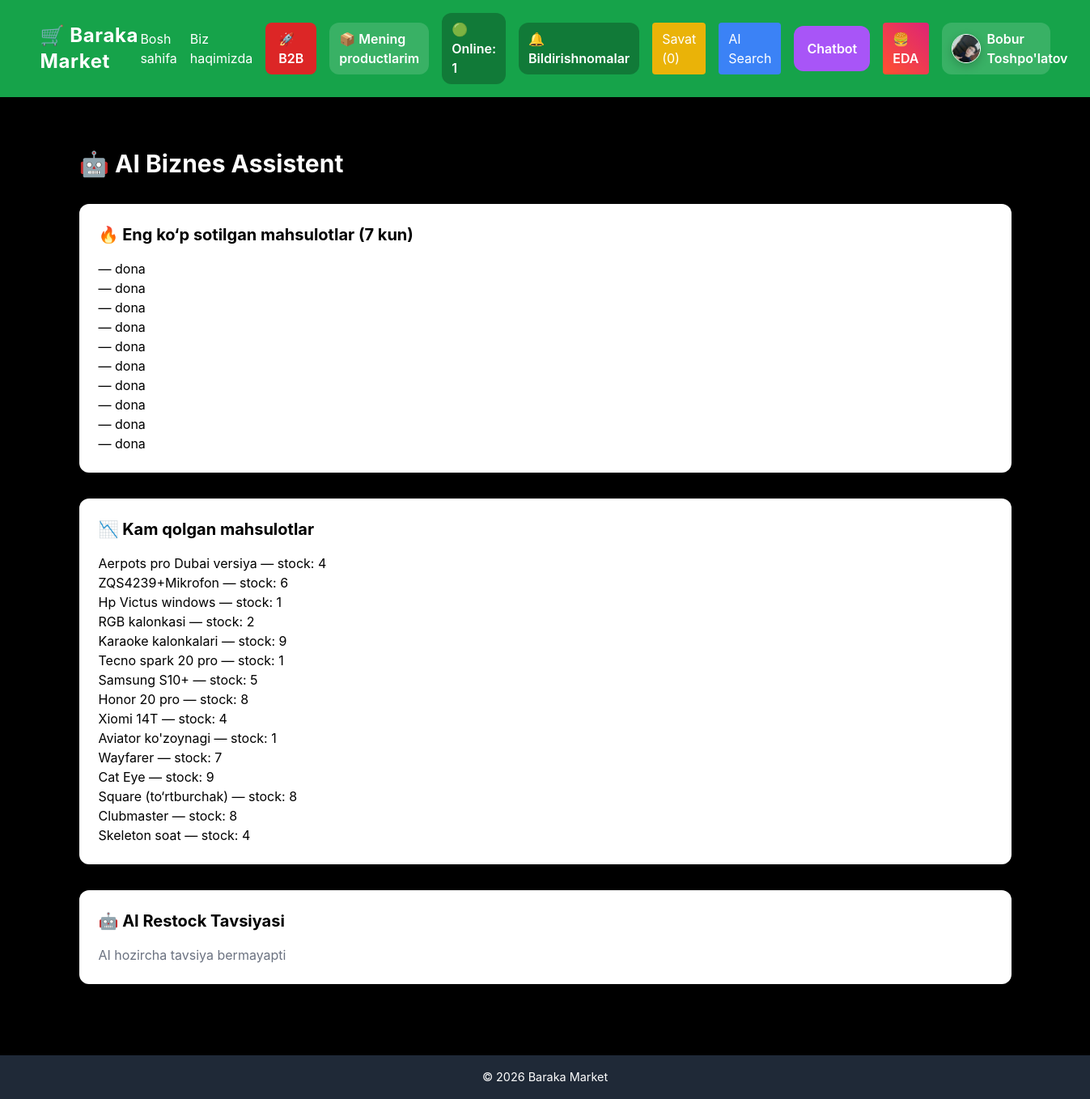
/b2b/ai-assistant/ (signed in), run on the app's committed database.
### my_ap_1/models.py (models this page shows, shortened)
class Profile(models.Model):
    ROLE_CHOICES = (
        ('customer', 'Customer'),
        ('retailer', 'Retailer'),
        ('distributor', 'Distributor'),
        ('supplier', 'Supplier'),
    )
    user = models.OneToOneField(User, on_delete=models.CASCADE)
    role = models.CharField(
        max_length=20,
        choices=ROLE_CHOICES,
        default='customer'
    )
    phone = models.CharField(max_length=20, blank=True, null=True)
    address = models.CharField(max_length=255, blank=True, null=True)
    image = models.ImageField(upload_to="profiles/", blank=True, null=True)
    is_online = models.BooleanField(default=False)
    last_seen = models.DateTimeField(blank=True, null=True)

class Product(models.Model):
    seller = models.ForeignKey(User, on_delete=models.CASCADE)
    name_uz = models.CharField(max_length=255)
    name_en = models.CharField(max_length=255, blank=True, null=True)
    name_ru = models.CharField(max_length=255, blank=True, null=True)
    description_uz = models.TextField(blank=True)
    description_en = models.TextField(blank=True, null=True)
    description_ru = models.TextField(blank=True, null=True)
    price = models.DecimalField(max_digits=10, decimal_places=2)
    stock = models.IntegerField(default=0)
    image = models.ImageField(upload_to="products/", blank=True, null=True)
    category = models.ForeignKey(Category, on_delete=models.CASCADE, null=True, blank=True)

### my_ap_1/views.py (the view)
# urls.py: path('b2b/ai-assistant/', views.ai_assistant, name='ai_assistant'),
@login_required
def ai_assistant(request):
    top_products = (
        OrderItem.objects.filter(order__retailer=request.user)
        .values("product__name_uz")
        .annotate(total_sold=Sum("quantity"))
        .order_by("-total_sold")[:10]
    )
    low_stock_products = Product.objects.filter(
        seller=request.user,
        stock__lt=10
    )
    predictions = calculate_restock_predictions(request.user)
    return render(
        request,
        "b2b/ai_assistant.html",
        {
            "top_products": top_products,
            "low_stock_products": low_stock_products,
            "predictions": predictions,
        },
    )

### my_ap_1/context_processors.py (called while the page is built)
def global_context(request):
    if request.user.is_authenticated:
        cart_count = CartItem.objects.filter(user=request.user).count()
    else:
        cart = request.session.get('cart', {})
        cart_count = sum(cart.values())
    lang = request.GET.get("lang")
    if lang in ["uz", "en", "ru"]:
        request.session["lang"] = lang
    current_lang = request.session.get("lang", "uz")
    t = TRANSLATIONS.get(current_lang, TRANSLATIONS["uz"])
    return {
        "cart_item_count": cart_count,
        "current_lang": current_lang,
        "t": t,
        "year": 2026
    }

def notifications_count(request):
    if request.user.is_authenticated:
        count = Notification.objects.filter(
            user=request.user,
            is_read=False
        ).count()
        return {"notifications_count": count}
    return {"notifications_count": 0}

### my_ap_1/views.py (called while the page is built, shortened)
def calculate_restock_predictions(user):
    predictions = []
    today = timezone.now().date()
    last_week = today - timedelta(days=7)
    products = Product.objects.all()
    for product in products:
        sales = OrderItem.objects.filter(
            order__retailer=user,
            product=product,
            order__created_at__date__gte=last_week,
        )
        total_sold = sales.aggregate(total=Sum("quantity"))["total"] or 0
        daily_avg = total_sold / 7 if total_sold else 0
        if daily_avg > 0:
            days_left = product.stock / daily_avg if daily_avg else 0
    return predictions

### my_ap_1/templates/b2b/ai_assistant.html
{% extends "base.html" %}
{% block content %}
<div class="p-10 text-white">
<h1 class="text-3xl font-bold mb-8">
🤖 AI Biznes Assistent
</h1>
<div class="bg-white !text-black p-6 rounded-xl mb-8">
<h2 class="text-xl font-bold mb-4">
🔥 Eng ko‘p sotilgan mahsulotlar (7 kun)
</h2>
<ul>
{% for p in top_products %}
<li>{{ p.product.name_uz }} — {{ p.total }} dona</li>
{% empty %}
<p class="text-gray-500">Ma’lumot yo‘q</p>
{% endfor %}
</ul>
</div>
<div class="bg-white !text-black p-6 rounded-xl mb-8">
<h2 class="text-xl font-bold mb-4">
📉 Kam qolgan mahsulotlar
</h2>
<ul>
{% for p in low_stock_products %}
<li>{{ p.name_uz }} — stock: {{ p.stock }}</li>
{% empty %}
<p class="text-gray-500">Hammasi yetarli</p>
{% endfor %}
</ul>
</div>
<div class="bg-white !text-black p-6 rounded-xl">
<h2 class="text-xl font-bold mb-4">
🤖 AI Restock Tavsiyasi
</h2>
<ul>
{% for item in predictions %}
<li class="mb-3">
📦 <b>{{ item.product.name_uz }}</b><br>
kunlik sotuv: {{ item.daily_avg }}<br>
tavsiya: {{ item.recommended }} dona
</li>
{% empty %}
<p class="text-gray-500">
AI hozircha tavsiya bermayapti
</p>
{% endfor %}
</ul>
</div>
</div>
{% endblock %}

### my_ap_1/templates/base.html (shortened to what this page needs)
{% load static %}
<!DOCTYPE html>
<html lang="uz">
<head>
    <script src="https://cdn.tailwindcss.com"></script>
    <link rel="stylesheet" href="{% static 'css/style.css' %}">
    <link rel="stylesheet" href="{% static 'css/ai_styles.css' %}">
</head>
<body class="bg-black flex flex-col min-h-screen">
<header class="bg-green-600 text-white shadow-md relative z-50">
    <div class="container mx-auto px-4 py-4">
        <div class="flex justify-between items-center">
            <a href="{% url 'home' %}" class="text-xl sm:text-2xl font-bold tracking-wide">
                🛒 Baraka Market
            </a>
            <nav class="hidden lg:flex items-center gap-4">
                <a href="{% url 'home' %}" class="hover:text-yellow-300 transition">
                    Bosh sahifa
                </a>
                <a href="{% url 'about' %}" class="hover:text-yellow-300 transition">
                    Biz haqimizda
                </a>
                <a href="{% url 'b2b_entry' %}"
                   class="bg-red-600 px-4 py-2 rounded-lg font-semibold text-white b2b-btn hover:bg-red-700 transition">
                    🚀 B2B
                </a>
                {% if request.user.is_authenticated %}
                    <a href="{% url 'my_products' %}"
                       class="bg-white/15 px-3 py-2 rounded-xl font-semibold hover:bg-white/25 transition">
                        📦 Mening productlarim
                    </a>
                {% endif %}
                <div class="bg-black/25 px-3 py-2 rounded-xl font-semibold">
                    🟢 Online: <span id="onlineUsersCount">0</span>
                </div>
                {% if request.user.is_authenticated %}
                    <a href="{% url 'notifications' %}"
                       class="relative bg-black/25 px-3 py-2 rounded-xl font-semibold hover:bg-black/35 transition">
                        🔔 Bildirishnomalar
                    </a>
                {% endif %}
                <a href="{% url 'cart_view' %}"
                   class="bg-yellow-500 px-3 py-2 rounded hover:bg-yellow-600 transition">
                    Savat ({{ cart_item_count }})
                </a>
                <a href="{% url 'search_ai' %}"
                   class="bg-blue-500 px-3 py-2 rounded hover:bg-blue-600 transition">
                    AI Search
                </a>
                <a href="{% url 'chatbot' %}"
                   class="bg-purple-500 px-4 py-4 rounded-xl font-semibold hover:bg-purple-600 transition flex items-center">
                    Chatbot
                </a>
                <a href="/eda/restaurants/"
                   class="eda-btn px-3 py-2 rounded text-white font-semibold hover:opacity-90 transition">
                    🍔 EDA
                </a>
                {% if request.user.is_authenticated %}
                    <a href="{% url 'profile_view' %}"
                       class="flex items-center gap-2 bg-white/15 px-3 py-2 rounded-xl hover:bg-white/25 transition">
                        {% if request.user.profile.image %}
                            <img src="{{ request.user.profile.image.url }}"
                                 class="w-9 h-9 rounded-full object-cover border border-white">
                        {% else %}
                            <div class="w-9 h-9 rounded-full bg-white text-green-700 flex items-center justify-center font-bold">
                                {{ request.user.first_name|default:request.user.username|first|upper }}
                            </div>
                        {% endif %}
                        <span class="font-semibold">
                            {% if request.user.first_name or request.user.last_name %}
                                {{ request.user.first_name }} {{ request.user.last_name }}
                            {% else %}
                                {{ request.user.username }}
                            {% endif %}
                        </span>
                    </a>
                {% else %}
                    <a href="{% url 'login' %}"
                       class="bg-white text-green-700 px-4 py-2 rounded-lg font-semibold">
                        Kirish
                    </a>
                {% endif %}
            </nav>
        </div>
    </div>
</header>
<main class="container mx-auto flex-1 py-6 px-4 sm:px-6 content-wrapper">
    {% block content %}{% endblock %}
</main>
<footer class="bg-gray-800 text-white text-center py-4 mt-6">
    <p>&copy; {{ year }} Baraka Market</p>
</footer>
</body>
</html>

### my_ap_1/static/css/style.css (style rules this page uses)
body { font-family: 'Inter', sans-serif; background-color: #f4f7f9; color: #333; }
header a { transition: color 0.3s; }
footer p { font-size: 0.9rem; }

### my_ap_1/static/css/ai_styles.css (style rules this page uses)
img { max-width: 100%; height: auto; border-radius: 12px; box-shadow: 0 4px 12px rgba(0,0,0,0.2); }

### my_ap_1/templates/base.html (style rules this page uses)
.content-wrapper { position: relative; z-index: 10; }
.b2b-btn { animation: b2bGlow 1.8s infinite; }
.eda-btn { background: linear-gradient(45deg, #ff512f, #dd2476); animation: edaGlow 2s infinite; }

### data on the page
Product: name_uz "Aerpots pro Dubai versiya", stock "4"
Product: name_uz "ZQS4239+Mikrofon", stock "6"
Product: name_uz "Hp Victus windows", stock "1"
Product: name_uz "RGB kalonkasi", stock "2"
Product: name_uz "Karaoke kalonkalari", stock "9"
Product: name_uz "Tecno spark 20 pro", stock "1"
Product: name_uz "Samsung S10+", stock "5"
Product: name_uz "Honor 20 pro", stock "8"
Product: name_uz "Xiomi 14T", stock "4"
Product: name_uz "Aviator ko'zoynagi", stock "1"
Product: name_uz "Wayfarer", stock "7"
Product: name_uz "Cat Eye", stock "9"
Product: name_uz "Square (to‘rtburchak)", stock "8"
Product: name_uz "Clubmaster", stock "8"
Product: name_uz "Skeleton soat", stock "4"

### other printed values
{{ cart_item_count }} "0"
{{ request.user.first_name }} "Bobur"
{{ request.user.last_name }} "Toshpo'latov"
{{ year }} "2026"
